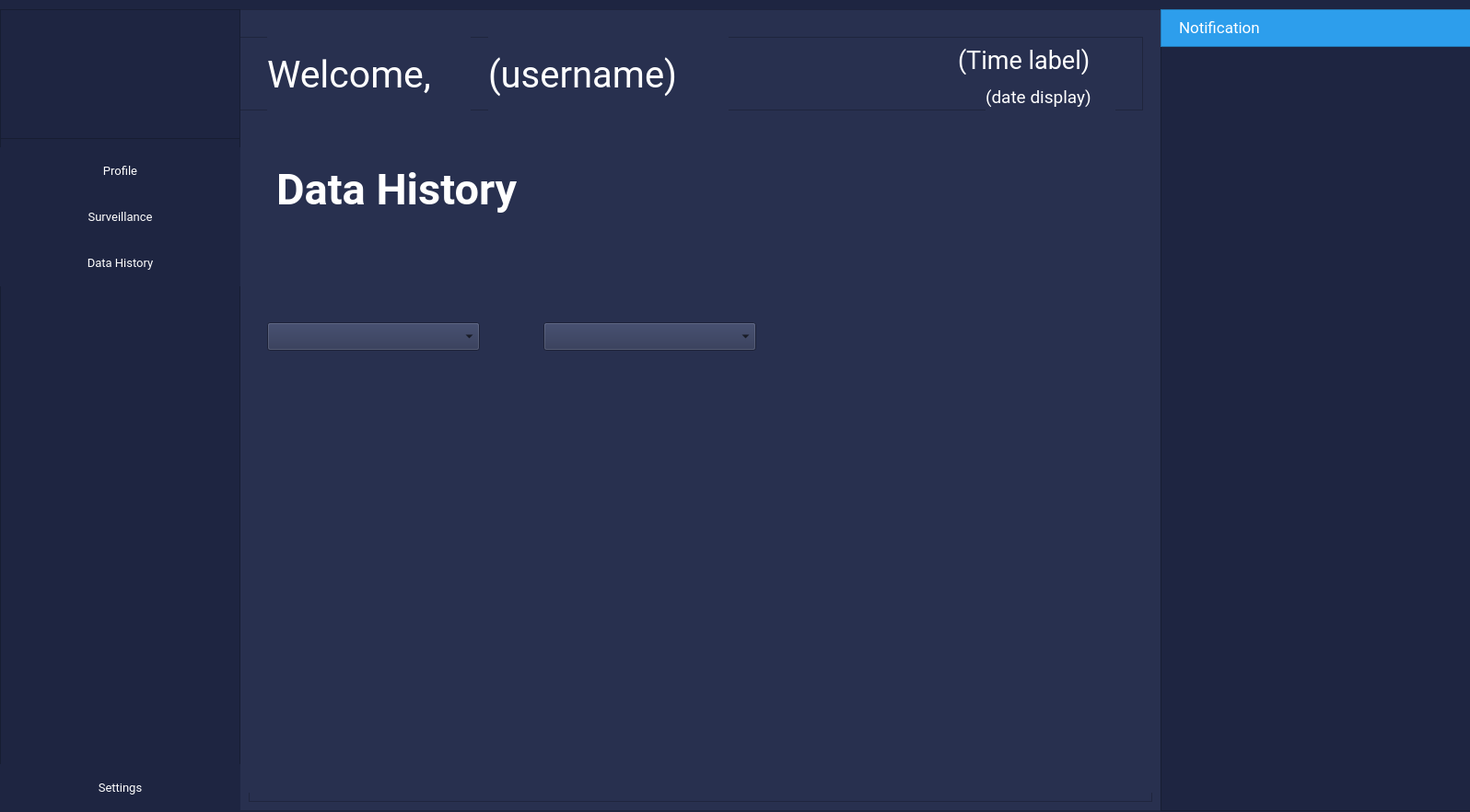
<?xml version="1.0" encoding="UTF-8"?>
<ui version="4.0">
 <class>MainWindow</class>
 <widget class="QMainWindow" name="MainWindow">
  <property name="geometry">
   <rect>
    <x>0</x>
    <y>0</y>
    <width>1596</width>
    <height>882</height>
   </rect>
  </property>
  <property name="windowTitle">
   <string>MainWindow</string>
  </property>
  <property name="styleSheet">
   <string notr="true">background-color: rgb(30, 37, 65);</string>
  </property>
  <widget class="QWidget" name="centralwidget">
   <widget class="QFrame" name="main_frame">
    <property name="geometry">
     <rect>
      <x>-120</x>
      <y>10</y>
      <width>1721</width>
      <height>871</height>
     </rect>
    </property>
    <property name="styleSheet">
     <string notr="true">background-color: rgb(40, 48, 79);</string>
    </property>
    <property name="frameShape">
     <enum>QFrame::StyledPanel</enum>
    </property>
    <property name="frameShadow">
     <enum>QFrame::Raised</enum>
    </property>
    <widget class="QFrame" name="notification_frame">
     <property name="geometry">
      <rect>
       <x>1380</x>
       <y>0</y>
       <width>351</width>
       <height>871</height>
      </rect>
     </property>
     <property name="font">
      <font>
       <family>Roboto</family>
       <pointsize>10</pointsize>
      </font>
     </property>
     <property name="styleSheet">
      <string notr="true">background-color: rgb(30, 37, 65);</string>
     </property>
     <property name="frameShape">
      <enum>QFrame::StyledPanel</enum>
     </property>
     <property name="frameShadow">
      <enum>QFrame::Raised</enum>
     </property>
     <widget class="QFrame" name="notificationLabel_frame">
      <property name="geometry">
       <rect>
        <x>0</x>
        <y>0</y>
        <width>341</width>
        <height>41</height>
       </rect>
      </property>
      <property name="styleSheet">
       <string notr="true">background-color: rgb(45, 158, 236);</string>
      </property>
      <property name="frameShape">
       <enum>QFrame::StyledPanel</enum>
      </property>
      <property name="frameShadow">
       <enum>QFrame::Raised</enum>
      </property>
      <widget class="QLabel" name="label_2">
       <property name="geometry">
        <rect>
         <x>20</x>
         <y>10</y>
         <width>121</width>
         <height>21</height>
        </rect>
       </property>
       <property name="font">
        <font>
         <family>Roboto</family>
         <pointsize>13</pointsize>
        </font>
       </property>
       <property name="styleSheet">
        <string notr="true">color: rgb(255, 255, 255)</string>
       </property>
       <property name="text">
        <string>Notification</string>
       </property>
      </widget>
      <widget class="QLabel" name="label_3">
       <property name="geometry">
        <rect>
         <x>160</x>
         <y>10</y>
         <width>21</width>
         <height>21</height>
        </rect>
       </property>
       <property name="text">
        <string/>
       </property>
       <property name="pixmap">
        <pixmap resource="detechRs.qrc">:/images/images/notificationIcon.png</pixmap>
       </property>
       <property name="scaledContents">
        <bool>true</bool>
       </property>
      </widget>
     </widget>
    </widget>
    <widget class="QFrame" name="welcome_timeFrame">
     <property name="geometry">
      <rect>
       <x>380</x>
       <y>30</y>
       <width>981</width>
       <height>80</height>
      </rect>
     </property>
     <property name="frameShape">
      <enum>QFrame::StyledPanel</enum>
     </property>
     <property name="frameShadow">
      <enum>QFrame::Raised</enum>
     </property>
     <widget class="QLabel" name="welcom_label">
      <property name="geometry">
       <rect>
        <x>30</x>
        <y>0</y>
        <width>221</width>
        <height>81</height>
       </rect>
      </property>
      <property name="font">
       <font>
        <family>Roboto</family>
        <pointsize>31</pointsize>
        <italic>false</italic>
       </font>
      </property>
      <property name="styleSheet">
       <string notr="true">color: rgb(255, 255, 255);</string>
      </property>
      <property name="text">
       <string>Welcome,</string>
      </property>
     </widget>
     <widget class="QLabel" name="userDisplayLabel">
      <property name="geometry">
       <rect>
        <x>270</x>
        <y>0</y>
        <width>261</width>
        <height>81</height>
       </rect>
      </property>
      <property name="font">
       <font>
        <family>Roboto</family>
        <pointsize>30</pointsize>
       </font>
      </property>
      <property name="styleSheet">
       <string notr="true">color: rgb(255, 255, 255)</string>
      </property>
      <property name="text">
       <string>(username)</string>
      </property>
     </widget>
     <widget class="QLabel" name="timeDisplay_label">
      <property name="geometry">
       <rect>
        <x>780</x>
        <y>10</y>
        <width>171</width>
        <height>31</height>
       </rect>
      </property>
      <property name="font">
       <font>
        <family>Roboto</family>
        <pointsize>20</pointsize>
       </font>
      </property>
      <property name="styleSheet">
       <string notr="true">color: rgb(255, 255, 255)</string>
      </property>
      <property name="text">
       <string>(Time label)</string>
      </property>
     </widget>
     <widget class="QLabel" name="label_4">
      <property name="geometry">
       <rect>
        <x>810</x>
        <y>50</y>
        <width>141</width>
        <height>31</height>
       </rect>
      </property>
      <property name="font">
       <font>
        <family>Roboto</family>
        <pointsize>14</pointsize>
       </font>
      </property>
      <property name="styleSheet">
       <string notr="true">color: rgb(255, 255, 255);</string>
      </property>
      <property name="text">
       <string>(date display)</string>
      </property>
     </widget>
    </widget>
    <widget class="QFrame" name="frame_pages">
     <property name="geometry">
      <rect>
       <x>390</x>
       <y>150</y>
       <width>981</width>
       <height>711</height>
      </rect>
     </property>
     <property name="frameShape">
      <enum>QFrame::StyledPanel</enum>
     </property>
     <property name="frameShadow">
      <enum>QFrame::Raised</enum>
     </property>
     <widget class="QStackedWidget" name="stackedWidget">
      <property name="geometry">
       <rect>
        <x>0</x>
        <y>0</y>
        <width>981</width>
        <height>701</height>
       </rect>
      </property>
      <property name="currentIndex">
       <number>2</number>
      </property>
      <widget class="QWidget" name="profile_page">
       <widget class="QLabel" name="rectangle_frame">
        <property name="geometry">
         <rect>
          <x>20</x>
          <y>20</y>
          <width>921</width>
          <height>641</height>
         </rect>
        </property>
        <property name="text">
         <string/>
        </property>
        <property name="pixmap">
         <pixmap resource="detechRs.qrc">:/images/images/rectangleShape.png</pixmap>
        </property>
        <property name="scaledContents">
         <bool>true</bool>
        </property>
       </widget>
       <widget class="QLabel" name="pictutr_frame">
        <property name="geometry">
         <rect>
          <x>80</x>
          <y>50</y>
          <width>231</width>
          <height>221</height>
         </rect>
        </property>
        <property name="text">
         <string>PICTURE SAMPLE</string>
        </property>
       </widget>
       <widget class="QFrame" name="frame_2">
        <property name="geometry">
         <rect>
          <x>330</x>
          <y>50</y>
          <width>581</width>
          <height>551</height>
         </rect>
        </property>
        <property name="styleSheet">
         <string notr="true">background-color: rgba(0,0,0,0%)</string>
        </property>
        <property name="frameShape">
         <enum>QFrame::StyledPanel</enum>
        </property>
        <property name="frameShadow">
         <enum>QFrame::Raised</enum>
        </property>
        <widget class="QWidget" name="verticalLayoutWidget">
         <property name="geometry">
          <rect>
           <x>10</x>
           <y>20</y>
           <width>521</width>
           <height>117</height>
          </rect>
         </property>
         <layout class="QVBoxLayout" name="verticalLayout">
          <item>
           <widget class="QLabel" name="nameOwner_label">
            <property name="font">
             <font>
              <family>Roboto</family>
              <pointsize>12</pointsize>
             </font>
            </property>
            <property name="styleSheet">
             <string notr="true">color: rgb(255, 255, 255);</string>
            </property>
            <property name="text">
             <string>User Name</string>
            </property>
           </widget>
          </item>
          <item>
           <widget class="QLabel" name="nameStore_label">
            <property name="font">
             <font>
              <family>Roboto</family>
              <pointsize>25</pointsize>
             </font>
            </property>
            <property name="styleSheet">
             <string notr="true">color: rgb(255, 255, 255);</string>
            </property>
            <property name="text">
             <string>Name of the store</string>
            </property>
           </widget>
          </item>
         </layout>
        </widget>
        <widget class="QWidget" name="verticalLayoutWidget_2">
         <property name="geometry">
          <rect>
           <x>10</x>
           <y>200</y>
           <width>161</width>
           <height>301</height>
          </rect>
         </property>
         <layout class="QVBoxLayout" name="verticalLayout_3">
          <item>
           <widget class="QLabel" name="label_5">
            <property name="font">
             <font>
              <family>Roboto</family>
              <pointsize>10</pointsize>
              <weight>75</weight>
              <bold>true</bold>
             </font>
            </property>
            <property name="styleSheet">
             <string notr="true">color: rgb(255, 255, 255);</string>
            </property>
            <property name="text">
             <string>Name of the Owner:</string>
            </property>
           </widget>
          </item>
          <item>
           <widget class="QLabel" name="label_7">
            <property name="font">
             <font>
              <family>Roboto</family>
              <pointsize>10</pointsize>
              <weight>75</weight>
              <bold>true</bold>
             </font>
            </property>
            <property name="styleSheet">
             <string notr="true">color: rgb(255, 255, 255);</string>
            </property>
            <property name="text">
             <string>Store Address:</string>
            </property>
           </widget>
          </item>
          <item>
           <widget class="QLabel" name="label_8">
            <property name="font">
             <font>
              <family>Roboto</family>
              <pointsize>10</pointsize>
              <weight>75</weight>
              <bold>true</bold>
             </font>
            </property>
            <property name="styleSheet">
             <string notr="true">color: rgb(255, 255, 255)</string>
            </property>
            <property name="text">
             <string>City:</string>
            </property>
           </widget>
          </item>
          <item>
           <widget class="QLabel" name="label_6">
            <property name="font">
             <font>
              <family>Roboto</family>
              <pointsize>10</pointsize>
              <weight>75</weight>
              <bold>true</bold>
             </font>
            </property>
            <property name="styleSheet">
             <string notr="true">color: rgb(255, 255, 255);</string>
            </property>
            <property name="text">
             <string>Country:</string>
            </property>
           </widget>
          </item>
         </layout>
        </widget>
        <widget class="QWidget" name="verticalLayoutWidget_3">
         <property name="geometry">
          <rect>
           <x>180</x>
           <y>200</y>
           <width>391</width>
           <height>301</height>
          </rect>
         </property>
         <layout class="QVBoxLayout" name="verticalLayout_4">
          <item>
           <widget class="QLabel" name="nameDisplay_label">
            <property name="styleSheet">
             <string notr="true">color: rgb(255, 255, 255);</string>
            </property>
            <property name="text">
             <string>TextLabel</string>
            </property>
           </widget>
          </item>
          <item>
           <widget class="QLabel" name="storeAddDisplay_label">
            <property name="styleSheet">
             <string notr="true">color: rgb(255, 255, 255);</string>
            </property>
            <property name="text">
             <string>TextLabel</string>
            </property>
           </widget>
          </item>
          <item>
           <widget class="QLabel" name="cityDisplay_label">
            <property name="styleSheet">
             <string notr="true">color: rgb(255, 255, 255);</string>
            </property>
            <property name="text">
             <string>TextLabel</string>
            </property>
           </widget>
          </item>
          <item>
           <widget class="QLabel" name="countryDisplay_label">
            <property name="styleSheet">
             <string notr="true">color: rgb(255, 255, 255);</string>
            </property>
            <property name="text">
             <string>TextLabel</string>
            </property>
           </widget>
          </item>
         </layout>
        </widget>
        <widget class="QPushButton" name="changePass_button">
         <property name="geometry">
          <rect>
           <x>450</x>
           <y>520</y>
           <width>121</width>
           <height>16</height>
          </rect>
         </property>
         <property name="font">
          <font>
           <family>Roboto</family>
           <pointsize>9</pointsize>
           <weight>75</weight>
           <bold>true</bold>
          </font>
         </property>
         <property name="styleSheet">
          <string notr="true">QPushButton{
	color: rgb(45, 158, 236);
	border: none;
}</string>
         </property>
         <property name="text">
          <string>Change Password</string>
         </property>
        </widget>
        <widget class="QPushButton" name="editAcc_button">
         <property name="geometry">
          <rect>
           <x>540</x>
           <y>10</y>
           <width>31</width>
           <height>20</height>
          </rect>
         </property>
         <property name="font">
          <font>
           <family>Roboto</family>
           <pointsize>9</pointsize>
           <weight>75</weight>
           <bold>true</bold>
          </font>
         </property>
         <property name="styleSheet">
          <string notr="true">QPushButton{
	color: rgb(45, 158, 236);
	border: none;
}</string>
         </property>
         <property name="text">
          <string>Edit</string>
         </property>
        </widget>
       </widget>
      </widget>
      <widget class="QWidget" name="surveilance">
       <widget class="QFrame" name="cameraSelect_frame">
        <property name="geometry">
         <rect>
          <x>0</x>
          <y>0</y>
          <width>641</width>
          <height>71</height>
         </rect>
        </property>
        <property name="styleSheet">
         <string notr="true">background-color: rgb(30, 37, 65);</string>
        </property>
        <property name="frameShape">
         <enum>QFrame::StyledPanel</enum>
        </property>
        <property name="frameShadow">
         <enum>QFrame::Raised</enum>
        </property>
        <widget class="QPushButton" name="cameraOne_button">
         <property name="geometry">
          <rect>
           <x>0</x>
           <y>0</y>
           <width>131</width>
           <height>71</height>
          </rect>
         </property>
         <property name="font">
          <font>
           <family>Roboto</family>
           <pointsize>10</pointsize>
          </font>
         </property>
         <property name="styleSheet">
          <string notr="true">QPushButton{
	color: rgb(154, 154, 154)
}

QPushButton:hover:!pressed{
	color: white;
}

QPushButton:focus{
	font-weight: bold; 
	color: white;
}</string>
         </property>
         <property name="text">
          <string>Camera 1</string>
         </property>
        </widget>
        <widget class="QPushButton" name="cameraTwo_button">
         <property name="geometry">
          <rect>
           <x>130</x>
           <y>0</y>
           <width>131</width>
           <height>71</height>
          </rect>
         </property>
         <property name="font">
          <font>
           <family>Roboto</family>
           <pointsize>10</pointsize>
          </font>
         </property>
         <property name="styleSheet">
          <string notr="true">QPushButton{
	color: rgb(154, 154, 154)
}

QPushButton:hover:!pressed{
	color: white;
}

QPushButton:focus{
	font-weight: bold; 
	color: white;
}</string>
         </property>
         <property name="text">
          <string>Camera 2</string>
         </property>
        </widget>
        <widget class="QPushButton" name="cameraThree_button">
         <property name="geometry">
          <rect>
           <x>260</x>
           <y>0</y>
           <width>131</width>
           <height>71</height>
          </rect>
         </property>
         <property name="font">
          <font>
           <family>Roboto</family>
           <pointsize>10</pointsize>
          </font>
         </property>
         <property name="styleSheet">
          <string notr="true">QPushButton{
	color: rgb(154, 154, 154)
}

QPushButton:hover:!pressed{
	color: white;
}

QPushButton:focus{
	font-weight: bold; 
	color: white;
}</string>
         </property>
         <property name="text">
          <string>Camera 3</string>
         </property>
        </widget>
        <widget class="QPushButton" name="cameraFour_button">
         <property name="geometry">
          <rect>
           <x>390</x>
           <y>0</y>
           <width>131</width>
           <height>71</height>
          </rect>
         </property>
         <property name="font">
          <font>
           <family>Roboto</family>
           <pointsize>10</pointsize>
          </font>
         </property>
         <property name="styleSheet">
          <string notr="true">QPushButton{
	color: rgb(154, 154, 154)
}

QPushButton:hover:!pressed{
	color: white;
}

QPushButton:focus{
	font-weight: bold; 
	color: white;
}</string>
         </property>
         <property name="text">
          <string>Camera 4</string>
         </property>
        </widget>
        <widget class="QPushButton" name="allCamera_buttom">
         <property name="geometry">
          <rect>
           <x>520</x>
           <y>0</y>
           <width>121</width>
           <height>71</height>
          </rect>
         </property>
         <property name="font">
          <font>
           <family>Roboto</family>
           <pointsize>10</pointsize>
          </font>
         </property>
         <property name="styleSheet">
          <string notr="true">QPushButton{
	color: rgb(154, 154, 154)
}

QPushButton:hover:!pressed{
	color: white;
}

QPushButton:focus{
	font-weight: bold; 
	color: white;
}</string>
         </property>
         <property name="text">
          <string>All Camera</string>
         </property>
        </widget>
       </widget>
      </widget>
      <widget class="QWidget" name="dataHistory_page">
       <widget class="QComboBox" name="comboBox">
        <property name="geometry">
         <rect>
          <x>320</x>
          <y>190</y>
          <width>231</width>
          <height>31</height>
         </rect>
        </property>
       </widget>
       <widget class="QComboBox" name="comboBox_2">
        <property name="geometry">
         <rect>
          <x>20</x>
          <y>190</y>
          <width>231</width>
          <height>31</height>
         </rect>
        </property>
       </widget>
       <widget class="QLabel" name="label_9">
        <property name="geometry">
         <rect>
          <x>0</x>
          <y>0</y>
          <width>981</width>
          <height>141</height>
         </rect>
        </property>
        <property name="text">
         <string/>
        </property>
        <property name="pixmap">
         <pixmap resource="detechRs.qrc">:/images/images/titleRectangle.png</pixmap>
        </property>
       </widget>
       <widget class="QLabel" name="label_10">
        <property name="geometry">
         <rect>
          <x>30</x>
          <y>10</y>
          <width>331</width>
          <height>71</height>
         </rect>
        </property>
        <property name="font">
         <font>
          <family>Roboto</family>
          <pointsize>35</pointsize>
          <weight>75</weight>
          <bold>true</bold>
         </font>
        </property>
        <property name="styleSheet">
         <string notr="true">background-color: rgb(0,0,0,0%);
color: rgb(255, 255, 255)</string>
        </property>
        <property name="text">
         <string>Data History</string>
        </property>
       </widget>
      </widget>
      <widget class="QWidget" name="settings_page"/>
     </widget>
    </widget>
   </widget>
   <widget class="QFrame" name="menu_frame">
    <property name="geometry">
     <rect>
      <x>0</x>
      <y>10</y>
      <width>261</width>
      <height>871</height>
     </rect>
    </property>
    <property name="frameShape">
     <enum>QFrame::StyledPanel</enum>
    </property>
    <property name="frameShadow">
     <enum>QFrame::Raised</enum>
    </property>
    <widget class="QFrame" name="menu">
     <property name="geometry">
      <rect>
       <x>0</x>
       <y>140</y>
       <width>261</width>
       <height>161</height>
      </rect>
     </property>
     <property name="frameShape">
      <enum>QFrame::StyledPanel</enum>
     </property>
     <property name="frameShadow">
      <enum>QFrame::Raised</enum>
     </property>
     <widget class="QPushButton" name="profileButton">
      <property name="geometry">
       <rect>
        <x>0</x>
        <y>10</y>
        <width>261</width>
        <height>51</height>
       </rect>
      </property>
      <property name="font">
       <font>
        <family>Roboto</family>
        <pointsize>10</pointsize>
       </font>
      </property>
      <property name="layoutDirection">
       <enum>Qt::LeftToRight</enum>
      </property>
      <property name="styleSheet">
       <string notr="true">QPushButton{
	color: rgb(255, 255, 255);
}

QPushButton:hover:!pressed{
	background-color: qlineargradient(spread:pad, x1:0, y1:0, x2:1, y2:0, stop:0 		rgba(30, 37, 65, 255), stop:1 rgba(85, 122, 224, 255))
}

QPushButton:focus{
	background-color: qlineargradient(spread:pad, x1:0, y1:0, x2:1, y2:0, stop:0 		rgba(30, 37, 65, 255), stop:1 rgba(85, 122, 224, 255))
}

QPushButton{
	border: none;
}</string>
      </property>
      <property name="text">
       <string>Profile</string>
      </property>
      <property name="icon">
       <iconset resource="detechRs.qrc">
        <normaloff>:/images/images/profileIcon.png</normaloff>:/images/images/profileIcon.png</iconset>
      </property>
      <property name="iconSize">
       <size>
        <width>20</width>
        <height>20</height>
       </size>
      </property>
      <property name="checkable">
       <bool>false</bool>
      </property>
      <property name="flat">
       <bool>false</bool>
      </property>
     </widget>
     <widget class="QPushButton" name="dataHistory">
      <property name="geometry">
       <rect>
        <x>0</x>
        <y>60</y>
        <width>261</width>
        <height>50</height>
       </rect>
      </property>
      <property name="font">
       <font>
        <family>Roboto</family>
        <pointsize>10</pointsize>
       </font>
      </property>
      <property name="styleSheet">
       <string notr="true">QPushButton{
	color: rgb(255, 255, 255);
}

QPushButton:hover:!pressed{
	background-color: qlineargradient(spread:pad, x1:0, y1:0, x2:1, y2:0, stop:0 		rgba(30, 37, 65, 255), stop:1 rgba(85, 122, 224, 255))
}

QPushButton:focus{
	background-color: qlineargradient(spread:pad, x1:0, y1:0, x2:1, y2:0, stop:0 		rgba(30, 37, 65, 255), stop:1 rgba(85, 122, 224, 255))
}

QPushButton{
	border: none;
}</string>
      </property>
      <property name="text">
       <string>Surveillance</string>
      </property>
      <property name="icon">
       <iconset resource="detechRs.qrc">
        <normaloff>:/images/images/surveillanceIcon.png</normaloff>:/images/images/surveillanceIcon.png</iconset>
      </property>
      <property name="iconSize">
       <size>
        <width>20</width>
        <height>20</height>
       </size>
      </property>
     </widget>
     <widget class="QPushButton" name="dataHistoryButton">
      <property name="geometry">
       <rect>
        <x>0</x>
        <y>110</y>
        <width>261</width>
        <height>51</height>
       </rect>
      </property>
      <property name="font">
       <font>
        <family>Roboto</family>
        <pointsize>10</pointsize>
       </font>
      </property>
      <property name="styleSheet">
       <string notr="true">QPushButton{
	color: rgb(255, 255, 255);
}

QPushButton:hover:!pressed{
	background-color: qlineargradient(spread:pad, x1:0, y1:0, x2:1, y2:0, stop:0 		rgba(30, 37, 65, 255), stop:1 rgba(85, 122, 224, 255))
}

QPushButton:focus{
	background-color: qlineargradient(spread:pad, x1:0, y1:0, x2:1, y2:0, stop:0 		rgba(30, 37, 65, 255), stop:1 rgba(85, 122, 224, 255))
}

QPushButton{
	border: none;
}</string>
      </property>
      <property name="text">
       <string>Data History</string>
      </property>
      <property name="icon">
       <iconset resource="detechRs.qrc">
        <normaloff>:/images/images/dataHistoryIcon.png</normaloff>:/images/images/dataHistoryIcon.png</iconset>
      </property>
      <property name="iconSize">
       <size>
        <width>20</width>
        <height>20</height>
       </size>
      </property>
     </widget>
    </widget>
    <widget class="QFrame" name="logo_frame">
     <property name="geometry">
      <rect>
       <x>0</x>
       <y>0</y>
       <width>261</width>
       <height>141</height>
      </rect>
     </property>
     <property name="frameShape">
      <enum>QFrame::StyledPanel</enum>
     </property>
     <property name="frameShadow">
      <enum>QFrame::Raised</enum>
     </property>
     <widget class="QLabel" name="label">
      <property name="geometry">
       <rect>
        <x>10</x>
        <y>10</y>
        <width>241</width>
        <height>121</height>
       </rect>
      </property>
      <property name="text">
       <string/>
      </property>
      <property name="pixmap">
       <pixmap resource="detechRs.qrc">:/images/images/LOGO-and-TEXT - DETECH.png</pixmap>
      </property>
      <property name="scaledContents">
       <bool>true</bool>
      </property>
     </widget>
    </widget>
    <widget class="QFrame" name="frame">
     <property name="geometry">
      <rect>
       <x>0</x>
       <y>820</y>
       <width>261</width>
       <height>51</height>
      </rect>
     </property>
     <property name="frameShape">
      <enum>QFrame::StyledPanel</enum>
     </property>
     <property name="frameShadow">
      <enum>QFrame::Raised</enum>
     </property>
     <widget class="QPushButton" name="pushButton">
      <property name="geometry">
       <rect>
        <x>0</x>
        <y>0</y>
        <width>261</width>
        <height>51</height>
       </rect>
      </property>
      <property name="font">
       <font>
        <family>Roboto</family>
        <pointsize>10</pointsize>
       </font>
      </property>
      <property name="styleSheet">
       <string notr="true">QPushButton{
	color: rgb(255, 255, 255);
}

QPushButton:hover:!pressed{
	background-color: qlineargradient(spread:pad, x1:0, y1:0, x2:1, y2:0, stop:0 		rgba(30, 37, 65, 255), stop:1 rgba(85, 122, 224, 255))
}

QPushButton:focus{
	background-color: qlineargradient(spread:pad, x1:0, y1:0, x2:1, y2:0, stop:0 		rgba(30, 37, 65, 255), stop:1 rgba(85, 122, 224, 255))
}

QPushButton{
	border: none;
}</string>
      </property>
      <property name="text">
       <string>Settings</string>
      </property>
      <property name="icon">
       <iconset resource="detechRs.qrc">
        <normaloff>:/images/images/settingIcon.png</normaloff>:/images/images/settingIcon.png</iconset>
      </property>
      <property name="iconSize">
       <size>
        <width>20</width>
        <height>20</height>
       </size>
      </property>
     </widget>
    </widget>
   </widget>
  </widget>
 </widget>
 <resources>
  <include location="detechRs.qrc"/>
 </resources>
 <connections/>
</ui>
